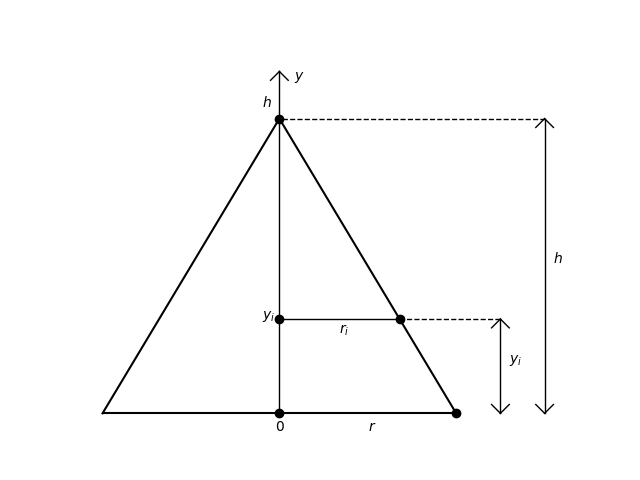

Source code (Python):
import matplotlib.pyplot as plt
from matplotlib.patches import ConnectionPatch


plt.plot([-3, 3], [0, 0], color='black')
plt.plot([-3, 0], [0, 5], color='black')
plt.plot([3, 0], [0, 5], color='black')

plt.plot([0, 0], [0, 5.8], color='black', linewidth=1)
plt.text(-0.3, 1.6, '$y_i$', color='black')
plt.plot([0, 2.04], [1.6, 1.6], color='black', linewidth=1)
plt.text(-0.3, 5.2, '$h$')
plt.text(1.02, 1.35, '$r_i$')
plt.text(1.5, -0.3, '$r$')
plt.text(-0.07, -0.3, '$0$')




plt.plot(0, 1.6, marker="o", color="black")
plt.plot(0, 0, marker="o", color="black")
plt.plot(3, 0, marker="o", color="black")
plt.plot(2.04, 1.6, marker="o", color="black")
plt.plot(0, 5, marker="o", color="black")

plt.plot([-0.15, 0], [5.65, 5.8], color='black', linewidth=1)
plt.plot([0.15, 0], [5.65, 5.8], color='black', linewidth=1)
plt.text(0.25, 5.65, '$y$', color='black')

plt.plot([3.75, 2.04], [1.6, 1.6], color='black', linewidth=1, linestyle='dashed')
plt.plot([3.75, 3.75], [0, 1.6], color='black', linewidth=1)
plt.plot([3.75, 3.6], [0, 0.15], color='black', linewidth=1)
plt.plot([3.75, 3.9], [0, 0.15], color='black', linewidth=1)
plt.plot([3.75, 3.6], [1.6, 1.45], color='black', linewidth=1)
plt.plot([3.75, 3.9], [1.6, 1.45], color='black', linewidth=1)
plt.text(3.9, 0.85, '$y_i$', color='black')

plt.plot([4.5, 0], [5, 5], color='black', linewidth=1, linestyle='dashed')
plt.plot([4.5, 4.5], [0, 5], color='black', linewidth=1)
plt.plot([4.5, 4.35], [5, 4.85], color='black', linewidth=1)
plt.plot([4.5, 4.65], [5, 4.85], color='black', linewidth=1)
plt.plot([4.5, 4.35], [0, 0.15], color='black', linewidth=1)
plt.plot([4.5, 4.65], [0, 0.15], color='black', linewidth=1)
plt.text(4.65, 2.55, '$h$', color='black')







x_start, y_start = 2, 3
x_end, y_end = 6, 8

plt.plot()

plt.axis('equal')
plt.axis('off')
plt.show()
